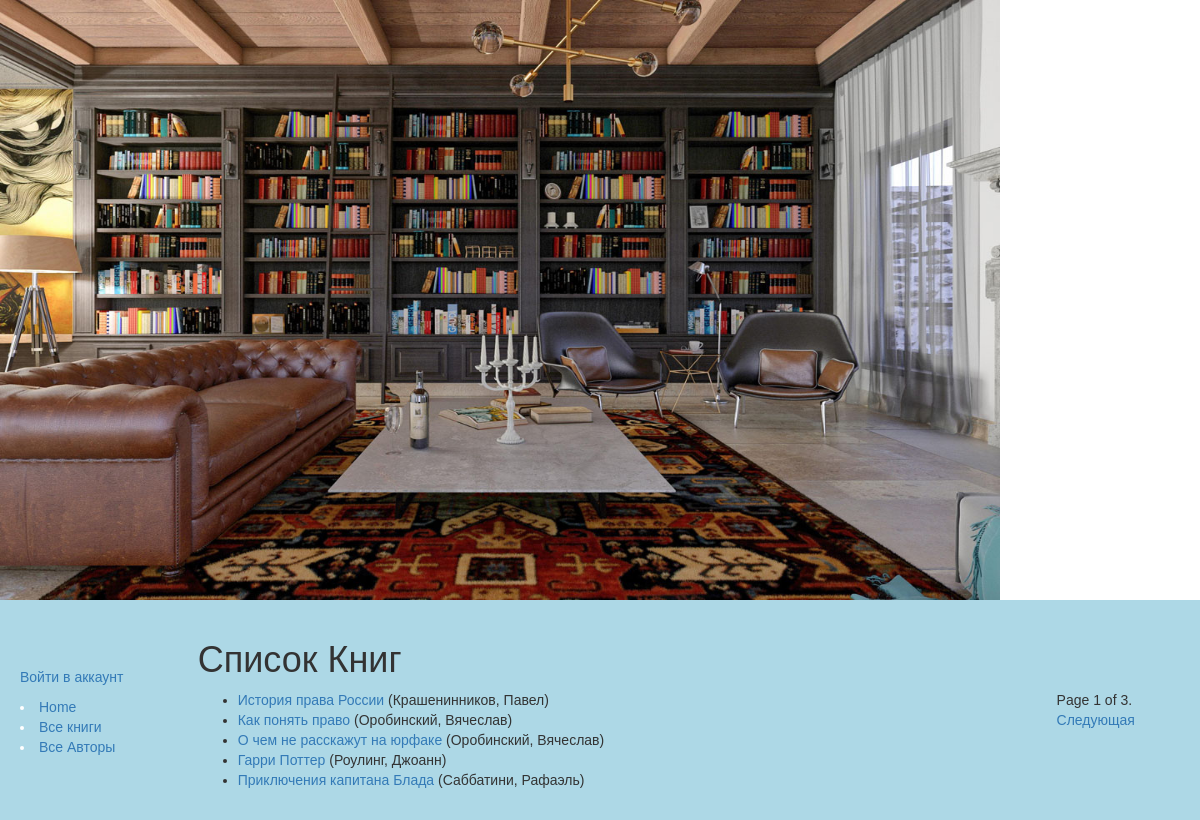
/catalog/books/, run on the app's committed database.
### catalog/models.py (models this page shows, shortened)
class Book(models.Model):
    title = models.CharField(max_length=200)
    author = models.ForeignKey('Author', on_delete=models.SET_NULL, null=True)
    summary = models.TextField(max_length=1000, help_text="Enter a brief description of the book")
    isbn = models.CharField('ISBN',max_length=13, help_text='13 Character <a href="https://www.isbn-international.org/content/what-isbn">ISBN number</a>')
    genre = models.ManyToManyField(Genre, help_text="Select a genre for this book")
    language=models.ForeignKey("language", on_delete=models.SET_NULL, null=True)
    def display_genre(self): # НУЖНО ДЛЯ ОТОБРАЖЕНИЯ ПОЛЕЙ НА САЙТЕ
        """
        Creates a string for the Genre. This is required to display genre in Admin.
        """
        return ', '.join([genre.name for genre in self.genre.all()[:3]])
    display_genre.short_description = 'Genre'
    def get_absolute_url(self):
        return reverse('book-detail', args=[str(self.id)])

class Author(models.Model):
        first_name = models.CharField(max_length=100)
        last_name = models.CharField(max_length=100)
        date_of_birth = models.DateField(null=True, blank=True)
        date_of_death = models.DateField('Died', null=True, blank=True)
        def __str__(self):
            return '%s, %s' % (self.last_name, self.first_name)

### catalog/views.py (the view)
class BookListView(generic.ListView): #Для отображения моделей книг
    model = Book
    paginate_by = 5

### catalog/templates/catalog/book_list.html (shortened to what this page needs)
<!DOCTYPE html>
<html lang="en">
<head>
</head>
<body>
</body>
</html>
{% extends "base_generic.html" %}
{% block content %}
    <h1>Список Книг</h1>
    {% if book_list %}
    <ul>
      {% for book in book_list %}
      <li>
        <a href="{{ book.get_absolute_url }}">{{ book.title }}</a> ({{book.author}})
      </li>
      {% endfor %}
    </ul>
    {% else %}
      <p>There are no books in the library.</p>
    {% endif %}
{% endblock %}

### catalog/static/css/styles.css (style rules this page uses)
body { font-family: ‘Arial’, sans-serif; margin: 0; }
li a { text-decoration: none; }

### data on the page
Book: title "История права России", author "Крашенинников, Павел"
Book: title "Как понять право", author "Оробинский, Вячеслав"
Book: title "О чем не расскажут на юрфаке", author "Оробинский, Вячеслав"
Book: title "Гарри Поттер", author "Роулинг, Джоанн"
Book: title "Приключения капитана Блада", author "Саббатини, Рафаэль"

### other printed values
{{ page_obj.number }} "1"
{{ page_obj.paginator.num_pages }} "3"
